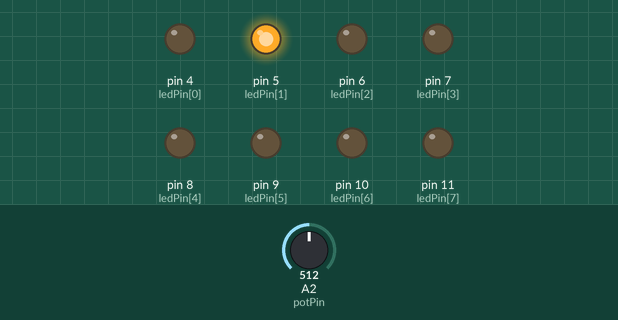
The sketch below on a simulated Arduino Uno, built with avr-gcc and run on an emulated ATmega328P. Parts: output pins drawn as LEDs (lit = HIGH). Dashed ring = blinking. The inputs (shaded band) are chosen by the test bench; at power-on: A2 (potPin) = 512.

Above: at 1.2 s.
1.3 s: A2 (potPin) set to 0
At 4.14 s:
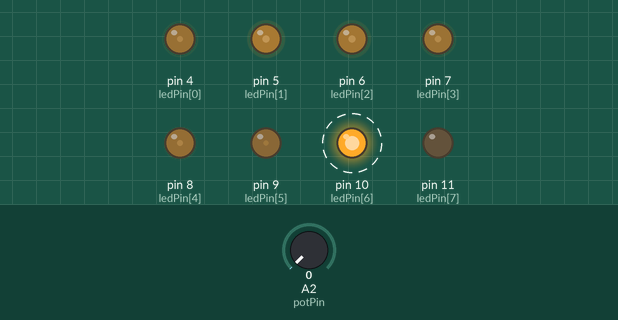
4.3 s: A2 (potPin) set to 122
At 4.48 s:
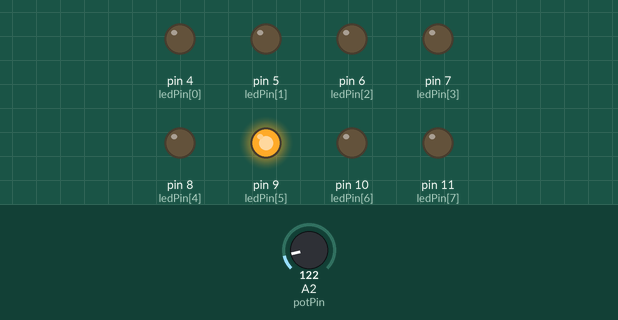
7.3 s: A2 (potPin) set to 0
10.3 s: A2 (potPin) set to 511
At 11.1 s:
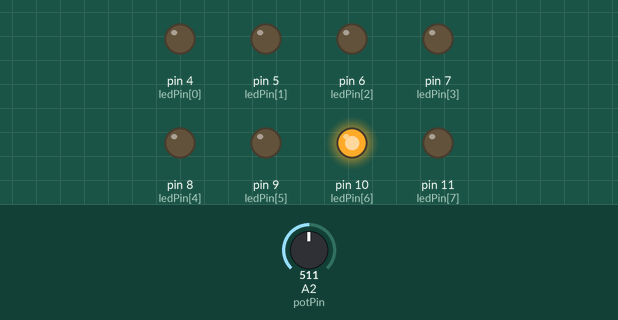
13.3 s: A2 (potPin) set to 482
At 16.0 s:
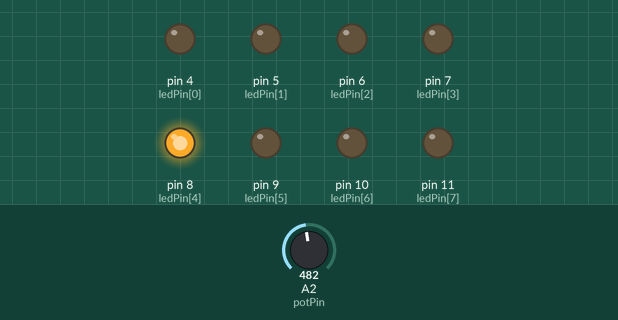
16.3 s: A2 (potPin) set to 306
Timing chart, 0 to 20.3 s (numbered marks = the images above; inputs shaded):
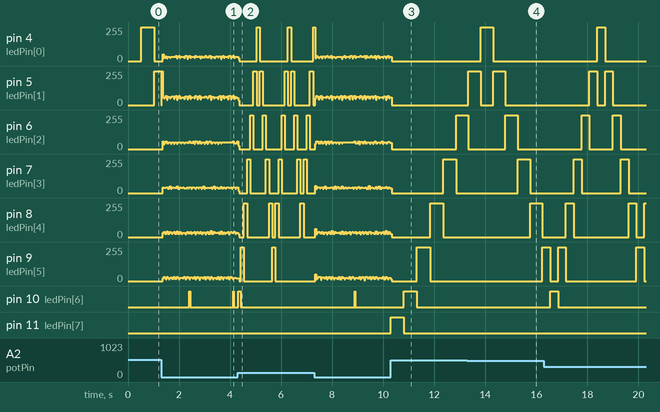

The sketch:

B4P6Ex2_-_Interactive_LED_Ball.ino
```cpp
/*
 * BOOK 4 Project 6 Ex 2: Interactive LED Bouncing ball Effect
 */

byte ledPin[] = {4, 5, 6, 7, 8, 9, 10, 11};
int ledDelay;
int direction = 1;
int currentLED = 0;
int maxLED = 7;
unsigned long changeTime;
int potPin = 2;

void setup(){
  for (int x=0; x<8; x++){
    pinMode(ledPin[x], OUTPUT);
  }
  changeTime = millis();
}

void loop(){
  ledDelay = analogRead(potPin);
  if ((millis() - changeTime) > ledDelay){
      changeLED();
      changeTime = millis();
    }
}

void changeLED(){
  for (int x=0; x<8; x++){
    digitalWrite(ledPin[x], LOW);  //Turn off all LEDs.
  }
  digitalWrite(ledPin[currentLED], HIGH);
  currentLED += direction;
  if (currentLED == maxLED) {
    direction = -1;
  }
  if (currentLED == 0) {
    direction = 1;
    maxLED -= 1;
  }
  if (maxLED == 0) {
    maxLED = 7;
  }
}
```

Measured:
- the behaviour switches between 491 and 490 on A2 (potPin) (found by bisection; images 3 and 4)
- after the input at 1.3 s, pin 11 (ledPin[7]): stays LOW (without the input it goes to HIGH after 2.8 s)
- after the input at 4.3 s, pin 10 (ledPin[6]): LOW → HIGH at once, → LOW 0.11 s later
- after the input at 10.3 s, pin 11 (ledPin[7]): HIGH → LOW after 0.51 s instead of 0.00 s
- after the input at 13.3 s, pin 8 (ledPin[4]): 0/255 → 255/255 after 2.5 s instead of 2.6 s; pin 9 (ledPin[5]): 0/255 → 255/255 after 2.9 s
- by itself, pin 5 (ledPin[1]): alternates 255/255 for 0.31 s and 0/255 for 0.31 s, 4 changes in all, then stays 0/255
- by itself, pin 6 (ledPin[2]): alternates 255/255 for 0.31 s and 0/255 for 0.92 s
- by itself, pin 7 (ledPin[3]): alternates 255/255 for 0.31 s and 0/255 for 1.5 s
